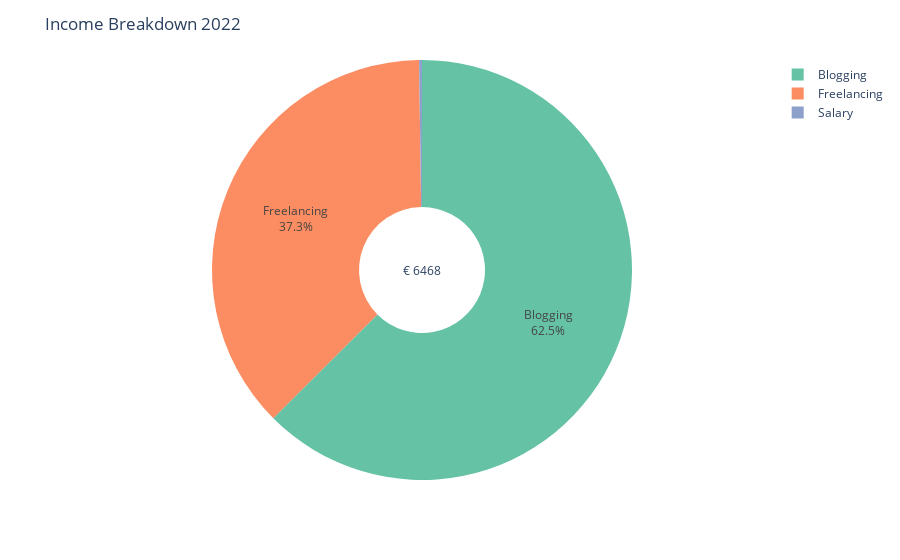

Notebook cell for this chart:
### Code cell
#%pip install nbformat
income_pie_fig_2022 = make_pie_chart(df, 2022, 'Income')
income_pie_fig_2022

### Figure 1 — Plotly figure (JSON) as saved in the notebook; plotly's stock layout.template omitted (floating-point values rounded to 4 significant figures)
{"data": [{"direction": "clockwise", "domain": {"x": [0, 1], "y": [0, 1]}, "hole": 0.3, "hovertemplate": "Category=%{label}<br>Amount (EUR)=%{value}<extra></extra>", "labels": ["Salary", "Freelancing", "Blogging"], "legendgroup": "", "name": "", "showlegend": true, "textinfo": "label+percent", "textposition": "inside", "type": "pie", "values": [14.36, 2410.0, 4044.0]}], "layout": {"annotations": [{"font": {"size": 12}, "showarrow": false, "text": "€ 6468", "x": 0.5, "y": 0.5}], "legend": {"tracegroupgap": 0}, "margin": {"t": 60}, "piecolorway": ["rgb(102,194,165)", "rgb(252,141,98)", "rgb(141,160,203)", "rgb(231,138,195)", "rgb(166,216,84)", "rgb(255,217,47)", "rgb(229,196,148)", "rgb(179,179,179)"], "title": {"text": "Income Breakdown 2022"}, "uniformtext": {"minsize": 10, "mode": "hide"}}}
